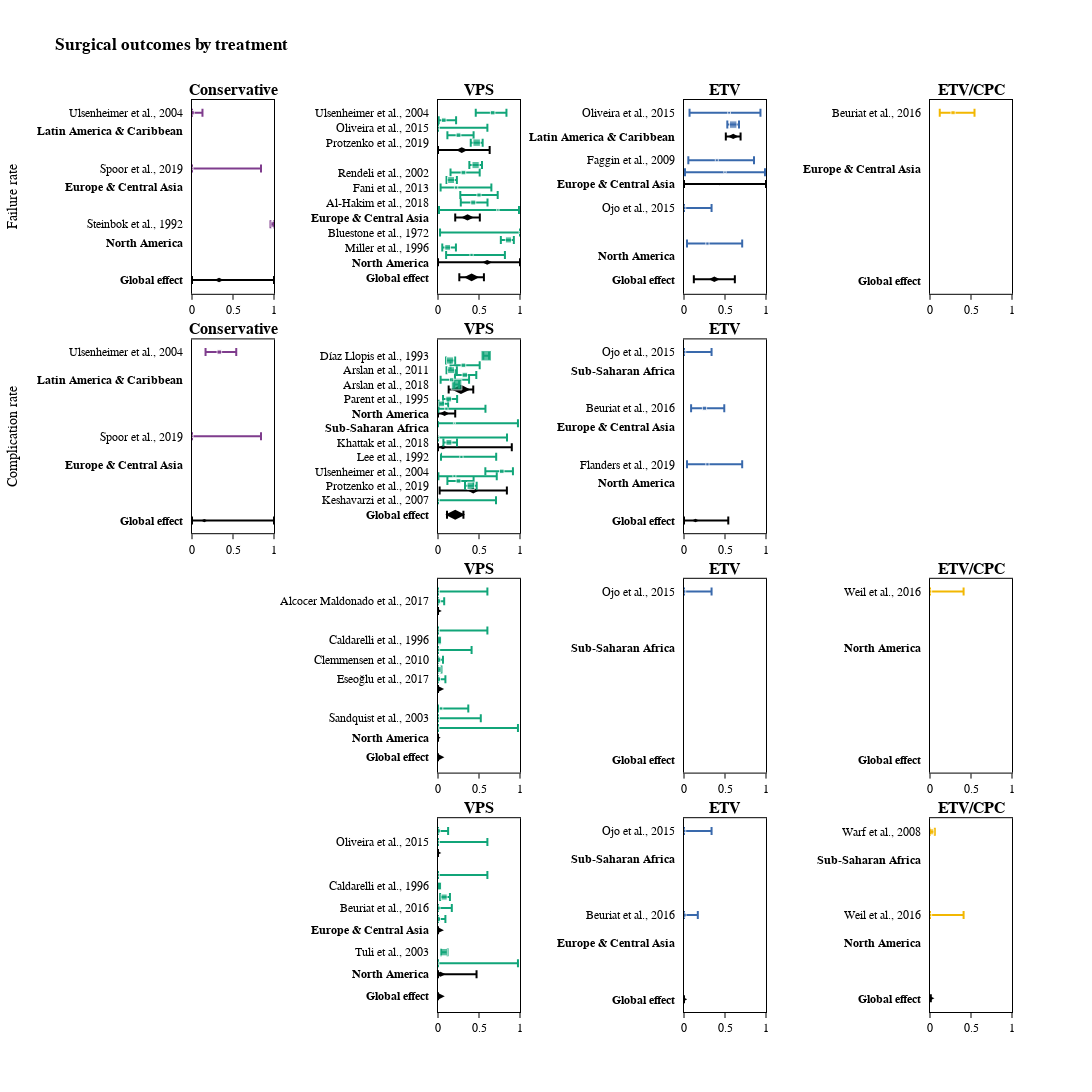

Write notebook code for a chart like this one.
### Code cell
#Generate figure

#This is the label of each subplot. they correspond to the order of what is contained in subplot_titles
#The titles list contains the labels for each subplot, which correspond to the order of the metastudy keys in subplot_titles.
titles = [
    '<b>Conservative</b>', '<b>VPS</b>', '<b>ETV</b>', '<b>ETV/CPC</b>',
    '<b>Conservative', '<b>VPS</b>', '<b>ETV</b>', '',
    '', '<b>VPS', '<b>ETV</b>', '<b>ETV/CPC</b>',
    '', '<b>VPS</b>', '<b>ETV</b>', '<b>ETV/CPC</b>',
]

l = [
    'Failure_rate_conservative',
    'Failure_rate_VPS',
    'Failure_rate_ETV',
    'Failure_rate_ETV_CPC',

    'Complication_rate_1st_line_conservative',
    'Complication_rate_1st_line_VPS',
    'Complication_rate_1st_line_ETV',
    'Complication_rate_1st_line_CPC',

    'Mortality_intraop_1st_line_conservative',
    'Mortality_intraop_1st_line_VPS',
    'Mortality_intraop_1st_line_ETV',
    'Mortality_intraop_1st_line_ETV_CPC',

    'Mortality_periop_1st_line_conservative',
    'Mortality_periop_1st_line_VPS',
    'Mortality_periop_1st_line_ETV',
    'Mortality_periop_1st_line_ETV_CPC',
]

color_dict = {
    'Failure_rate_conservative': 'rgb(127, 60, 141)',
    'Complication_rate_1st_line_conservative': 'rgb(127, 60, 141)',
    'Mortality_intraop_1st_line_conservative': 'rgb(127, 60, 141)',
    'Mortality_periop_1st_line_conservative': 'rgb(127, 60, 141)',

    'Failure_rate_VPS': 'rgb(17, 165, 121)',
    'Complication_rate_1st_line_VPS': 'rgb(17, 165, 121)',
    'Mortality_intraop_1st_line_VPS': 'rgb(17, 165, 121)',
    'Mortality_periop_1st_line_VPS' : 'rgb(17, 165, 121)',

    'Failure_rate_ETV': 'rgb(57, 105, 172)',
    'Complication_rate_1st_line_ETV': 'rgb(57, 105, 172)',
    'Mortality_intraop_1st_line_ETV': 'rgb(57, 105, 172)',
    'Mortality_periop_1st_line_ETV': 'rgb(57, 105, 172)',

    'Failure_rate_ETV_CPC': 'rgb(242, 183, 1)',
    'Complication_rate_1st_line_ETV_CPC': 'rgb(242, 183, 1)',
    'Mortality_intraop_1st_line_ETV_CPC': 'rgb(242, 183, 1)',
    'Mortality_periop_1st_line_ETV_CPC': 'rgb(242, 183, 1)',
}

#Lambdas
subset_regional_data = lambda key: [ metastudy[m][key][ix] for ix in range(len(metastudy[m]['region'])) if metastudy[m]['region'][ix]==region ]

#Create subplots
fig3 = make_subplots(rows=4, cols=4, subplot_titles=titles, horizontal_spacing=0.2, vertical_spacing=0.05)

#Create a reverse dictionary where the keys are the outcome names, and the values are the outcome types.
#This is used to sort the subplot titles based on measure type using a lambda function.
measure_type_reverse = { m:t for t, mlist in measure_type.items() for m in mlist }

#Add region headers


#Add traces for each measure
#The row and col variables start at 1, and the loop increments the column index until it reaches 4, then it resets the column index to 1 and increments the row index.
#This continues until all the subplots have been created.
row, col = 1, 1
for m in l:

    try:

      #Add global estimate
      fig3.add_trace(go.Scatter(
              x=[round(metastudy[m]['pred'], 2) if len(metastudy[m]['ni'])>1 else None],
              y=['<b>Global effect</b>'],
              mode='markers',
              marker=dict(color='black'),
              marker_symbol='diamond-wide',
              marker_size=2*np.power(sum(metastudy[m]['ni']), 1/4),
              hovertemplate='<b>%{y}</b><br>'+
                            'Pooled estimate [95% CI]: '+
                            '<b>%{x:.2f}</b> '+
                            f'[{round(metastudy[m]["cilb"], 2)}, '+
                            f'{round(metastudy[m]["ciub"], 2)}]<br>'+
                            f'I<sup>2</sup>: {round(metastudy[m]["I2"], 2)}%<br>'+
                            f'N: {sum(metastudy[m]["ni"])}'+
                            '<extra></extra>',
              error_x=dict(type='data',
                arrayminus=[round( metastudy[m]['pred'] - metastudy[m]["cilb"], 2 )],
                array=[round( metastudy[m]["ciub"] - metastudy[m]['pred'], 2)]
            )
          ),
          row=row, col=col
      )

      #Cycle through regional estimates + individual studies
      color_key = measure_type_reverse.get(m)
      marker_color = color_dict.get(color_key, 'gray') if color_key is not None else 'gray'
      for region in set(metastudy[m]['region']):

          #Add blank space
          fig3.add_trace(go.Scatter(x=None, y=[f'{" "*len(region)}'], marker=dict(color='white'), hoverinfo='skip'), row=row, col=col)

          #Add regional estimate
          fig3.add_trace(go.Scatter(
                  x=[round(metastudy[m]['pred_reg'][region], 2) if len(subset_regional_data('yi'))>1 else None],
                  y=[f'<b>{region}</b>'],
                  mode='markers',
                  marker=dict(color='black'),
                  marker_symbol='diamond-wide',
                  marker_size=2*np.power(sum(subset_regional_data('ni')), 1/4),
                  hovertemplate='<b>%{y}</b><br>'+
                                'Estimate [95% CI]: '+
                                '<b>%{x:.2f}</b> '+
                                f'[{round(metastudy[m]["cilb_reg"][region], 2)}, '+
                                f'{round(metastudy[m]["ciub_reg"][region], 2)}]<br>'+
                                f'I<sup>2</sup>: {round(metastudy[m]["I2_reg"][region], 2)}%<br>'+
                                f'N: {sum(subset_regional_data("ni"))}'+
                                '<extra></extra>',
                  error_x=dict(type='data',
                    arrayminus=[round( metastudy[m]['pred_reg'][region] - metastudy[m]["cilb_reg"][region], 2 )],
                    array=[round( metastudy[m]["ciub_reg"][region] - metastudy[m]['pred_reg'][region], 2)]
                )
              ),
              row=row, col=col
          )

          #Add individual studies for the region
          fig3.add_trace(go.Scatter(
                x=subset_regional_data('yi'),
                y=subset_regional_data('slab'),
                text=subset_regional_data('ni'),
                customdata=np.transpose([[
                        #95% CI lower bound
                        binomtest(k=int(round(k_n*n)), n=n).proportion_ci().low for k_n,n in zip(
                            subset_regional_data('yi'),
                            subset_regional_data('ni')
                    )],
                        #95% CI upper bound
                    [   binomtest(k=int(round(k_n*n)), n=n).proportion_ci().high for k_n,n in zip(
                            subset_regional_data('yi'),
                            subset_regional_data('ni')
                    )],
                        #Region
                        subset_regional_data('region'),

                        #Country
                        subset_regional_data('country')
                ]),
                mode='markers',
                marker = dict(color=color_dict[m]),
                marker_symbol='square',
                marker_size=2*np.power(subset_regional_data('ni'), 1/4),
                hovertemplate='<b>%{y}</b><br>'+
                              'Proportion [95% CI]: <b>%{x:.2f}</b> [%{customdata[0]:.2f}; %{customdata[1]:.2f}]<br>'+
                              'Country: %{customdata[3]}<br>'+
                              'Region: %{customdata[2]}<br>'+
                              'N: %{text}<br>'+
                              '<extra></extra>',
                error_x=dict(type='data',
                    arrayminus=[ (k_n - binomtest(k=int(round(k_n*n)), n=n).proportion_ci().low) for k_n, n in zip(subset_regional_data('yi'), subset_regional_data('ni')) ],
                    array=[ (binomtest(k=int(round(k_n*n)), n=n).proportion_ci().high - k_n) for k_n, n in zip(subset_regional_data('yi'), subset_regional_data('ni')) ]
                )
              ),
              row=row, col=col
          )

    except Exception as err:
        if m != '': print(f"Error processing {m}: {err}. Skipping to next measure...\nrow: {row}, col: {col}")
        # fig3.add_trace(go.Scatter(), row=row, col=col)

    finally:
        #Update row and column indices
        if col == 4:
            col = 1
            row += 1
        else:
            col += 1
        continue


#Define titles for each row
row_titles = [['Failure rate', '', '', ''],
              ['Complication rate', '', '', ''],
              ['Intraoperative mortality', '', '', ''],
              ['Perioperative mortality', '', '', '']]

#Update layout
fig3.update_layout(
    title=dict(text='<b>Surgical outcomes by treatment</b>'),
    font_family="Arial",
    font_color="black",
    title_font_family="Arial",
    title_font_color="black",
    plot_bgcolor='white',
    width=1400,
    height=1900,
    showlegend=False
)

#Add titles on y-axis
for row in range(1, 5):
    for col in range(1, 5):
        title = row_titles[row-1][col-1]
        fig3.update_xaxes(range=[0,1], showline=True, linecolor='black', mirror=True, ticks="outside", tickcolor='black', row=row, col=col)
        fig3.update_yaxes(title_text=title, ticksuffix = "  ", showline=True, linecolor='black', mirror=True, row=row, col=col)

#Config plot resolution
config = {
  'toImageButtonOptions': {
    'format': 'png', # one of png, svg, jpeg, webp
    'filename': 'fig3',
    'scale':6 # Multiply title/legend/axis/canvas sizes by this factor
  }
}

#Show plot
fig3.show(config=config)

#TODO:
# - Need to cross check accuracy of every data point with the original sheet (value, study, year, income level)
# - Need to cross check accuracy of plot aesthetics (yaxis title, subplot title, colour) - has the right thing been plotted in the right place?
